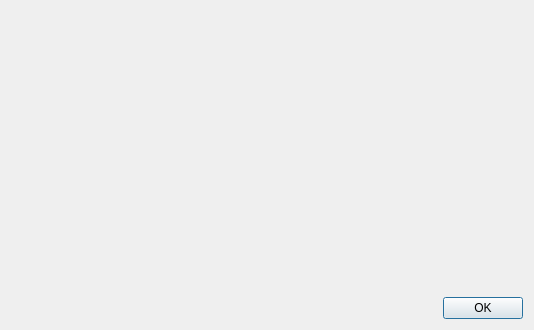
<?xml version="1.0" encoding="UTF-8"?>
<ui version="4.0">
 <class>XProcessDialogHex</class>
 <widget class="QDialog" name="XProcessDialogHex">
  <property name="windowModality">
   <enum>Qt::ApplicationModal</enum>
  </property>
  <property name="geometry">
   <rect>
    <x>0</x>
    <y>0</y>
    <width>534</width>
    <height>330</height>
   </rect>
  </property>
  <property name="windowTitle">
   <string>Hex</string>
  </property>
  <property name="modal">
   <bool>true</bool>
  </property>
  <layout class="QVBoxLayout" name="verticalLayout">
   <item>
    <widget class="QHexViewWidget" name="widgetHex" native="true">
     <property name="sizePolicy">
      <sizepolicy hsizetype="Expanding" vsizetype="Expanding">
       <horstretch>0</horstretch>
       <verstretch>0</verstretch>
      </sizepolicy>
     </property>
    </widget>
   </item>
   <item>
    <layout class="QHBoxLayout" name="horizontalLayout">
     <item>
      <spacer name="horizontalSpacer">
       <property name="orientation">
        <enum>Qt::Horizontal</enum>
       </property>
       <property name="sizeHint" stdset="0">
        <size>
         <width>40</width>
         <height>20</height>
        </size>
       </property>
      </spacer>
     </item>
     <item>
      <widget class="QPushButton" name="pushButtonOK">
       <property name="text">
        <string>OK</string>
       </property>
      </widget>
     </item>
    </layout>
   </item>
  </layout>
 </widget>
 <customwidgets>
  <customwidget>
   <class>QHexViewWidget</class>
   <extends>QWidget</extends>
   <header>qhexviewwidget.h</header>
   <container>1</container>
  </customwidget>
 </customwidgets>
 <resources/>
 <connections/>
</ui>
